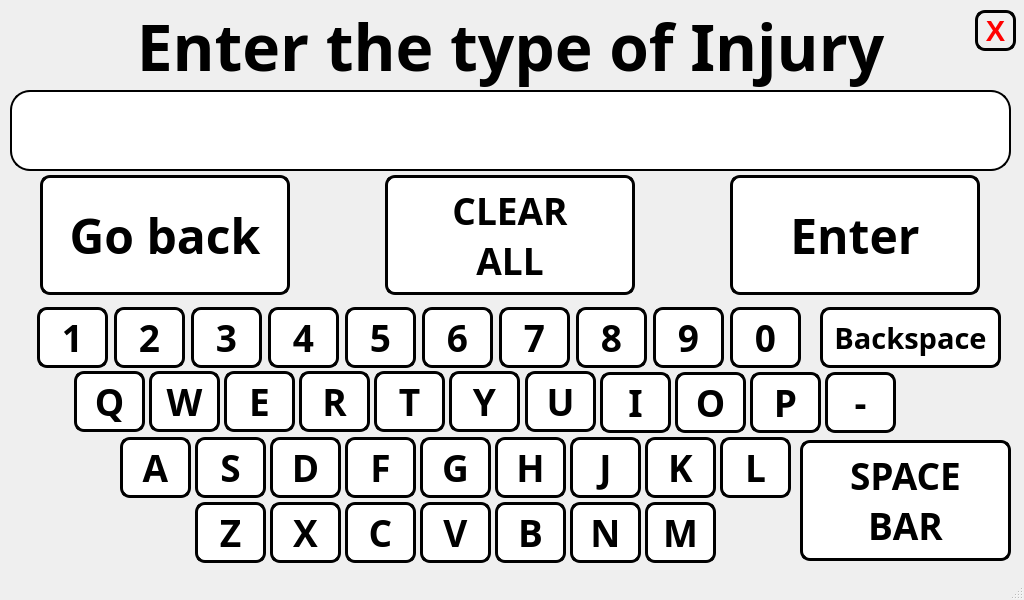
<?xml version="1.0" encoding="UTF-8"?>
<ui version="4.0">
 <class>MainWindow</class>
 <widget class="QMainWindow" name="MainWindow">
  <property name="geometry">
   <rect>
    <x>0</x>
    <y>0</y>
    <width>1024</width>
    <height>600</height>
   </rect>
  </property>
  <property name="minimumSize">
   <size>
    <width>1024</width>
    <height>600</height>
   </size>
  </property>
  <property name="maximumSize">
   <size>
    <width>1024</width>
    <height>600</height>
   </size>
  </property>
  <property name="windowTitle">
   <string>Search Injury</string>
  </property>
  <widget class="QWidget" name="centralwidget">
   <widget class="QLabel" name="TITLE">
    <property name="geometry">
     <rect>
      <x>0</x>
      <y>0</y>
      <width>1021</width>
      <height>91</height>
     </rect>
    </property>
    <property name="font">
     <font>
      <family>Unispace</family>
      <pointsize>48</pointsize>
      <weight>75</weight>
      <bold>true</bold>
     </font>
    </property>
    <property name="text">
     <string>Enter the type of Injury</string>
    </property>
    <property name="alignment">
     <set>Qt::AlignCenter</set>
    </property>
   </widget>
   <widget class="QLineEdit" name="typed_injury">
    <property name="geometry">
     <rect>
      <x>10</x>
      <y>90</y>
      <width>1001</width>
      <height>81</height>
     </rect>
    </property>
    <property name="font">
     <font>
      <pointsize>28</pointsize>
     </font>
    </property>
    <property name="styleSheet">
     <string notr="true">QLineEdit
{
  background-color: white;
color: black;
border-style: outset;
border-width: 2px;
border-radius:20px;
border-color: black;
}</string>
    </property>
   </widget>
   <widget class="QPushButton" name="enter_button">
    <property name="geometry">
     <rect>
      <x>730</x>
      <y>175</y>
      <width>250</width>
      <height>120</height>
     </rect>
    </property>
    <property name="minimumSize">
     <size>
      <width>250</width>
      <height>120</height>
     </size>
    </property>
    <property name="maximumSize">
     <size>
      <width>250</width>
      <height>120</height>
     </size>
    </property>
    <property name="font">
     <font>
      <family>Unispace</family>
      <pointsize>36</pointsize>
      <weight>75</weight>
      <bold>true</bold>
     </font>
    </property>
    <property name="styleSheet">
     <string notr="true">QPushButton:hover:!pressed
{
  background-color: rgb(195,30,60);
}

QPushButton
{
  background-color: white;
color: black;
border-style: outset;
border-width: 3px;
border-radius:10px;
border-color: black;
}</string>
    </property>
    <property name="text">
     <string>Enter</string>
    </property>
   </widget>
   <widget class="QPushButton" name="enter_injury_go_back_button">
    <property name="geometry">
     <rect>
      <x>40</x>
      <y>175</y>
      <width>250</width>
      <height>120</height>
     </rect>
    </property>
    <property name="minimumSize">
     <size>
      <width>250</width>
      <height>120</height>
     </size>
    </property>
    <property name="maximumSize">
     <size>
      <width>250</width>
      <height>120</height>
     </size>
    </property>
    <property name="font">
     <font>
      <family>Unispace</family>
      <pointsize>36</pointsize>
      <weight>75</weight>
      <bold>true</bold>
     </font>
    </property>
    <property name="styleSheet">
     <string notr="true">QPushButton:hover:!pressed
{
  background-color: rgb(195,30,60);
}

QPushButton
{
  background-color: white;
color: black;
border-style: outset;
border-width: 3px;
border-radius:10px;
border-color: black;
}</string>
    </property>
    <property name="text">
     <string>Go back</string>
    </property>
   </widget>
   <widget class="QPushButton" name="text_clear">
    <property name="geometry">
     <rect>
      <x>385</x>
      <y>175</y>
      <width>250</width>
      <height>120</height>
     </rect>
    </property>
    <property name="minimumSize">
     <size>
      <width>250</width>
      <height>120</height>
     </size>
    </property>
    <property name="maximumSize">
     <size>
      <width>250</width>
      <height>120</height>
     </size>
    </property>
    <property name="font">
     <font>
      <family>Unispace</family>
      <pointsize>28</pointsize>
      <weight>75</weight>
      <bold>true</bold>
     </font>
    </property>
    <property name="styleSheet">
     <string notr="true">QPushButton:hover:!pressed
{
  background-color: rgb(195,30,60);
}

QPushButton
{
  background-color: white;
color: black;
border-style: outset;
border-width: 3px;
border-radius:10px;
border-color: black;
}</string>
    </property>
    <property name="text">
     <string>CLEAR
ALL</string>
    </property>
   </widget>
   <widget class="QPushButton" name="number_1">
    <property name="geometry">
     <rect>
      <x>37</x>
      <y>307</y>
      <width>71</width>
      <height>61</height>
     </rect>
    </property>
    <property name="font">
     <font>
      <family>Unispace</family>
      <pointsize>28</pointsize>
      <weight>75</weight>
      <bold>true</bold>
     </font>
    </property>
    <property name="styleSheet">
     <string notr="true">QPushButton:hover:!pressed
{
  background-color: rgb(195,30,60);
}

QPushButton
{
  background-color: white;
color: black;
border-style: outset;
border-width: 3px;
border-radius:10px;
border-color: black;
}</string>
    </property>
    <property name="text">
     <string>1</string>
    </property>
   </widget>
   <widget class="QPushButton" name="number_2">
    <property name="geometry">
     <rect>
      <x>114</x>
      <y>307</y>
      <width>71</width>
      <height>61</height>
     </rect>
    </property>
    <property name="font">
     <font>
      <family>Unispace</family>
      <pointsize>28</pointsize>
      <weight>75</weight>
      <bold>true</bold>
     </font>
    </property>
    <property name="styleSheet">
     <string notr="true">QPushButton:hover:!pressed
{
  background-color: rgb(195,30,60);
}

QPushButton
{
  background-color: white;
color: black;
border-style: outset;
border-width: 3px;
border-radius:10px;
border-color: black;
}</string>
    </property>
    <property name="text">
     <string>2</string>
    </property>
   </widget>
   <widget class="QPushButton" name="number_3">
    <property name="geometry">
     <rect>
      <x>191</x>
      <y>307</y>
      <width>71</width>
      <height>61</height>
     </rect>
    </property>
    <property name="font">
     <font>
      <family>Unispace</family>
      <pointsize>28</pointsize>
      <weight>75</weight>
      <bold>true</bold>
     </font>
    </property>
    <property name="styleSheet">
     <string notr="true">QPushButton:hover:!pressed
{
  background-color: rgb(195,30,60);
}

QPushButton
{
  background-color: white;
color: black;
border-style: outset;
border-width: 3px;
border-radius:10px;
border-color: black;
}</string>
    </property>
    <property name="text">
     <string>3</string>
    </property>
   </widget>
   <widget class="QPushButton" name="number_4">
    <property name="geometry">
     <rect>
      <x>268</x>
      <y>307</y>
      <width>71</width>
      <height>61</height>
     </rect>
    </property>
    <property name="font">
     <font>
      <family>Unispace</family>
      <pointsize>28</pointsize>
      <weight>75</weight>
      <bold>true</bold>
     </font>
    </property>
    <property name="styleSheet">
     <string notr="true">QPushButton:hover:!pressed
{
  background-color: rgb(195,30,60);
}

QPushButton
{
  background-color: white;
color: black;
border-style: outset;
border-width: 3px;
border-radius:10px;
border-color: black;
}</string>
    </property>
    <property name="text">
     <string>4</string>
    </property>
   </widget>
   <widget class="QPushButton" name="number_5">
    <property name="geometry">
     <rect>
      <x>345</x>
      <y>307</y>
      <width>71</width>
      <height>61</height>
     </rect>
    </property>
    <property name="font">
     <font>
      <family>Unispace</family>
      <pointsize>28</pointsize>
      <weight>75</weight>
      <bold>true</bold>
     </font>
    </property>
    <property name="styleSheet">
     <string notr="true">QPushButton:hover:!pressed
{
  background-color: rgb(195,30,60);
}

QPushButton
{
  background-color: white;
color: black;
border-style: outset;
border-width: 3px;
border-radius:10px;
border-color: black;
}</string>
    </property>
    <property name="text">
     <string>5</string>
    </property>
   </widget>
   <widget class="QPushButton" name="number_6">
    <property name="geometry">
     <rect>
      <x>422</x>
      <y>307</y>
      <width>71</width>
      <height>61</height>
     </rect>
    </property>
    <property name="font">
     <font>
      <family>Unispace</family>
      <pointsize>28</pointsize>
      <weight>75</weight>
      <bold>true</bold>
     </font>
    </property>
    <property name="styleSheet">
     <string notr="true">QPushButton:hover:!pressed
{
  background-color: rgb(195,30,60);
}

QPushButton
{
  background-color: white;
color: black;
border-style: outset;
border-width: 3px;
border-radius:10px;
border-color: black;
}</string>
    </property>
    <property name="text">
     <string>6</string>
    </property>
   </widget>
   <widget class="QPushButton" name="number_7">
    <property name="geometry">
     <rect>
      <x>499</x>
      <y>307</y>
      <width>71</width>
      <height>61</height>
     </rect>
    </property>
    <property name="font">
     <font>
      <family>Unispace</family>
      <pointsize>28</pointsize>
      <weight>75</weight>
      <bold>true</bold>
     </font>
    </property>
    <property name="styleSheet">
     <string notr="true">QPushButton:hover:!pressed
{
  background-color: rgb(195,30,60);
}

QPushButton
{
  background-color: white;
color: black;
border-style: outset;
border-width: 3px;
border-radius:10px;
border-color: black;
}</string>
    </property>
    <property name="text">
     <string>7</string>
    </property>
   </widget>
   <widget class="QPushButton" name="number_8">
    <property name="geometry">
     <rect>
      <x>576</x>
      <y>307</y>
      <width>71</width>
      <height>61</height>
     </rect>
    </property>
    <property name="font">
     <font>
      <family>Unispace</family>
      <pointsize>28</pointsize>
      <weight>75</weight>
      <bold>true</bold>
     </font>
    </property>
    <property name="styleSheet">
     <string notr="true">QPushButton:hover:!pressed
{
  background-color: rgb(195,30,60);
}

QPushButton
{
  background-color: white;
color: black;
border-style: outset;
border-width: 3px;
border-radius:10px;
border-color: black;
}</string>
    </property>
    <property name="text">
     <string>8</string>
    </property>
   </widget>
   <widget class="QPushButton" name="number_9">
    <property name="geometry">
     <rect>
      <x>653</x>
      <y>307</y>
      <width>71</width>
      <height>61</height>
     </rect>
    </property>
    <property name="font">
     <font>
      <family>Unispace</family>
      <pointsize>28</pointsize>
      <weight>75</weight>
      <bold>true</bold>
     </font>
    </property>
    <property name="styleSheet">
     <string notr="true">QPushButton:hover:!pressed
{
  background-color: rgb(195,30,60);
}

QPushButton
{
  background-color: white;
color: black;
border-style: outset;
border-width: 3px;
border-radius:10px;
border-color: black;
}</string>
    </property>
    <property name="text">
     <string>9</string>
    </property>
   </widget>
   <widget class="QPushButton" name="number_0">
    <property name="geometry">
     <rect>
      <x>730</x>
      <y>307</y>
      <width>71</width>
      <height>61</height>
     </rect>
    </property>
    <property name="font">
     <font>
      <family>Unispace</family>
      <pointsize>28</pointsize>
      <weight>75</weight>
      <bold>true</bold>
     </font>
    </property>
    <property name="styleSheet">
     <string notr="true">QPushButton:hover:!pressed
{
  background-color: rgb(195,30,60);
}

QPushButton
{
  background-color: white;
color: black;
border-style: outset;
border-width: 3px;
border-radius:10px;
border-color: black;
}</string>
    </property>
    <property name="text">
     <string>0</string>
    </property>
   </widget>
   <widget class="QPushButton" name="hypen_button">
    <property name="geometry">
     <rect>
      <x>825</x>
      <y>372</y>
      <width>71</width>
      <height>61</height>
     </rect>
    </property>
    <property name="font">
     <font>
      <family>Unispace</family>
      <pointsize>28</pointsize>
      <weight>75</weight>
      <bold>true</bold>
     </font>
    </property>
    <property name="styleSheet">
     <string notr="true">QPushButton:hover:!pressed
{
  background-color: rgb(195,30,60);
}

QPushButton
{
  background-color: white;
color: black;
border-style: outset;
border-width: 3px;
border-radius:10px;
border-color: black;
}</string>
    </property>
    <property name="text">
     <string>-</string>
    </property>
   </widget>
   <widget class="QPushButton" name="q_button">
    <property name="geometry">
     <rect>
      <x>74</x>
      <y>371</y>
      <width>71</width>
      <height>61</height>
     </rect>
    </property>
    <property name="font">
     <font>
      <family>Unispace</family>
      <pointsize>28</pointsize>
      <weight>75</weight>
      <bold>true</bold>
     </font>
    </property>
    <property name="styleSheet">
     <string notr="true">QPushButton:hover:!pressed
{
  background-color: rgb(195,30,60);
}

QPushButton
{
  background-color: white;
color: black;
border-style: outset;
border-width: 3px;
border-radius:10px;
border-color: black;
}</string>
    </property>
    <property name="text">
     <string>Q</string>
    </property>
   </widget>
   <widget class="QPushButton" name="a_button">
    <property name="geometry">
     <rect>
      <x>120</x>
      <y>437</y>
      <width>71</width>
      <height>61</height>
     </rect>
    </property>
    <property name="font">
     <font>
      <family>Unispace</family>
      <pointsize>28</pointsize>
      <weight>75</weight>
      <bold>true</bold>
     </font>
    </property>
    <property name="styleSheet">
     <string notr="true">QPushButton:hover:!pressed
{
  background-color: rgb(195,30,60);
}

QPushButton
{
  background-color: white;
color: black;
border-style: outset;
border-width: 3px;
border-radius:10px;
border-color: black;
}</string>
    </property>
    <property name="text">
     <string>A</string>
    </property>
   </widget>
   <widget class="QPushButton" name="s_button">
    <property name="geometry">
     <rect>
      <x>195</x>
      <y>437</y>
      <width>71</width>
      <height>61</height>
     </rect>
    </property>
    <property name="font">
     <font>
      <family>Unispace</family>
      <pointsize>28</pointsize>
      <weight>75</weight>
      <bold>true</bold>
     </font>
    </property>
    <property name="styleSheet">
     <string notr="true">QPushButton:hover:!pressed
{
  background-color: rgb(195,30,60);
}

QPushButton
{
  background-color: white;
color: black;
border-style: outset;
border-width: 3px;
border-radius:10px;
border-color: black;
}</string>
    </property>
    <property name="text">
     <string>S</string>
    </property>
   </widget>
   <widget class="QPushButton" name="backspace_button">
    <property name="geometry">
     <rect>
      <x>820</x>
      <y>307</y>
      <width>181</width>
      <height>61</height>
     </rect>
    </property>
    <property name="font">
     <font>
      <family>Unispace</family>
      <pointsize>22</pointsize>
      <weight>75</weight>
      <bold>true</bold>
     </font>
    </property>
    <property name="styleSheet">
     <string notr="true">QPushButton:hover:!pressed
{
  background-color: rgb(195,30,60);
}

QPushButton
{
  background-color: white;
color: black;
border-style: outset;
border-width: 3px;
border-radius:10px;
border-color: black;
}</string>
    </property>
    <property name="text">
     <string>Backspace</string>
    </property>
   </widget>
   <widget class="QPushButton" name="w_button">
    <property name="geometry">
     <rect>
      <x>149</x>
      <y>371</y>
      <width>71</width>
      <height>61</height>
     </rect>
    </property>
    <property name="font">
     <font>
      <family>Unispace</family>
      <pointsize>28</pointsize>
      <weight>75</weight>
      <bold>true</bold>
     </font>
    </property>
    <property name="styleSheet">
     <string notr="true">QPushButton:hover:!pressed
{
  background-color: rgb(195,30,60);
}

QPushButton
{
  background-color: white;
color: black;
border-style: outset;
border-width: 3px;
border-radius:10px;
border-color: black;
}</string>
    </property>
    <property name="text">
     <string>W</string>
    </property>
   </widget>
   <widget class="QPushButton" name="e_button">
    <property name="geometry">
     <rect>
      <x>224</x>
      <y>371</y>
      <width>71</width>
      <height>61</height>
     </rect>
    </property>
    <property name="font">
     <font>
      <family>Unispace</family>
      <pointsize>28</pointsize>
      <weight>75</weight>
      <bold>true</bold>
     </font>
    </property>
    <property name="styleSheet">
     <string notr="true">QPushButton:hover:!pressed
{
  background-color: rgb(195,30,60);
}

QPushButton
{
  background-color: white;
color: black;
border-style: outset;
border-width: 3px;
border-radius:10px;
border-color: black;
}</string>
    </property>
    <property name="text">
     <string>E</string>
    </property>
   </widget>
   <widget class="QPushButton" name="r_button">
    <property name="geometry">
     <rect>
      <x>299</x>
      <y>371</y>
      <width>71</width>
      <height>61</height>
     </rect>
    </property>
    <property name="font">
     <font>
      <family>Unispace</family>
      <pointsize>28</pointsize>
      <weight>75</weight>
      <bold>true</bold>
     </font>
    </property>
    <property name="styleSheet">
     <string notr="true">QPushButton:hover:!pressed
{
  background-color: rgb(195,30,60);
}

QPushButton
{
  background-color: white;
color: black;
border-style: outset;
border-width: 3px;
border-radius:10px;
border-color: black;
}</string>
    </property>
    <property name="text">
     <string>R</string>
    </property>
   </widget>
   <widget class="QPushButton" name="t_button">
    <property name="geometry">
     <rect>
      <x>374</x>
      <y>371</y>
      <width>71</width>
      <height>61</height>
     </rect>
    </property>
    <property name="font">
     <font>
      <family>Unispace</family>
      <pointsize>28</pointsize>
      <weight>75</weight>
      <bold>true</bold>
     </font>
    </property>
    <property name="styleSheet">
     <string notr="true">QPushButton:hover:!pressed
{
  background-color: rgb(195,30,60);
}

QPushButton
{
  background-color: white;
color: black;
border-style: outset;
border-width: 3px;
border-radius:10px;
border-color: black;
}</string>
    </property>
    <property name="text">
     <string>T</string>
    </property>
   </widget>
   <widget class="QPushButton" name="y_button">
    <property name="geometry">
     <rect>
      <x>449</x>
      <y>371</y>
      <width>71</width>
      <height>61</height>
     </rect>
    </property>
    <property name="font">
     <font>
      <family>Unispace</family>
      <pointsize>28</pointsize>
      <weight>75</weight>
      <bold>true</bold>
     </font>
    </property>
    <property name="styleSheet">
     <string notr="true">QPushButton:hover:!pressed
{
  background-color: rgb(195,30,60);
}

QPushButton
{
  background-color: white;
color: black;
border-style: outset;
border-width: 3px;
border-radius:10px;
border-color: black;
}</string>
    </property>
    <property name="text">
     <string>Y</string>
    </property>
   </widget>
   <widget class="QPushButton" name="u_button">
    <property name="geometry">
     <rect>
      <x>525</x>
      <y>371</y>
      <width>71</width>
      <height>61</height>
     </rect>
    </property>
    <property name="font">
     <font>
      <family>Unispace</family>
      <pointsize>28</pointsize>
      <weight>75</weight>
      <bold>true</bold>
     </font>
    </property>
    <property name="styleSheet">
     <string notr="true">QPushButton:hover:!pressed
{
  background-color: rgb(195,30,60);
}

QPushButton
{
  background-color: white;
color: black;
border-style: outset;
border-width: 3px;
border-radius:10px;
border-color: black;
}</string>
    </property>
    <property name="text">
     <string>U</string>
    </property>
   </widget>
   <widget class="QPushButton" name="i_button">
    <property name="geometry">
     <rect>
      <x>600</x>
      <y>372</y>
      <width>71</width>
      <height>61</height>
     </rect>
    </property>
    <property name="font">
     <font>
      <family>Unispace</family>
      <pointsize>28</pointsize>
      <weight>75</weight>
      <bold>true</bold>
     </font>
    </property>
    <property name="styleSheet">
     <string notr="true">QPushButton:hover:!pressed
{
  background-color: rgb(195,30,60);
}

QPushButton
{
  background-color: white;
color: black;
border-style: outset;
border-width: 3px;
border-radius:10px;
border-color: black;
}</string>
    </property>
    <property name="text">
     <string>I</string>
    </property>
   </widget>
   <widget class="QPushButton" name="o_button">
    <property name="geometry">
     <rect>
      <x>675</x>
      <y>372</y>
      <width>71</width>
      <height>61</height>
     </rect>
    </property>
    <property name="font">
     <font>
      <family>Unispace</family>
      <pointsize>28</pointsize>
      <weight>75</weight>
      <bold>true</bold>
     </font>
    </property>
    <property name="styleSheet">
     <string notr="true">QPushButton:hover:!pressed
{
  background-color: rgb(195,30,60);
}

QPushButton
{
  background-color: white;
color: black;
border-style: outset;
border-width: 3px;
border-radius:10px;
border-color: black;
}</string>
    </property>
    <property name="text">
     <string>O</string>
    </property>
   </widget>
   <widget class="QPushButton" name="p_button">
    <property name="geometry">
     <rect>
      <x>750</x>
      <y>372</y>
      <width>71</width>
      <height>61</height>
     </rect>
    </property>
    <property name="font">
     <font>
      <family>Unispace</family>
      <pointsize>28</pointsize>
      <weight>75</weight>
      <bold>true</bold>
     </font>
    </property>
    <property name="styleSheet">
     <string notr="true">QPushButton:hover:!pressed
{
  background-color: rgb(195,30,60);
}

QPushButton
{
  background-color: white;
color: black;
border-style: outset;
border-width: 3px;
border-radius:10px;
border-color: black;
}</string>
    </property>
    <property name="text">
     <string>P</string>
    </property>
   </widget>
   <widget class="QPushButton" name="d_button">
    <property name="geometry">
     <rect>
      <x>270</x>
      <y>437</y>
      <width>71</width>
      <height>61</height>
     </rect>
    </property>
    <property name="font">
     <font>
      <family>Unispace</family>
      <pointsize>28</pointsize>
      <weight>75</weight>
      <bold>true</bold>
     </font>
    </property>
    <property name="styleSheet">
     <string notr="true">QPushButton:hover:!pressed
{
  background-color: rgb(195,30,60);
}

QPushButton
{
  background-color: white;
color: black;
border-style: outset;
border-width: 3px;
border-radius:10px;
border-color: black;
}</string>
    </property>
    <property name="text">
     <string>D</string>
    </property>
   </widget>
   <widget class="QPushButton" name="f_button">
    <property name="geometry">
     <rect>
      <x>345</x>
      <y>437</y>
      <width>71</width>
      <height>61</height>
     </rect>
    </property>
    <property name="font">
     <font>
      <family>Unispace</family>
      <pointsize>28</pointsize>
      <weight>75</weight>
      <bold>true</bold>
     </font>
    </property>
    <property name="styleSheet">
     <string notr="true">QPushButton:hover:!pressed
{
  background-color: rgb(195,30,60);
}

QPushButton
{
  background-color: white;
color: black;
border-style: outset;
border-width: 3px;
border-radius:10px;
border-color: black;
}</string>
    </property>
    <property name="text">
     <string>F</string>
    </property>
   </widget>
   <widget class="QPushButton" name="g_button">
    <property name="geometry">
     <rect>
      <x>420</x>
      <y>437</y>
      <width>71</width>
      <height>61</height>
     </rect>
    </property>
    <property name="font">
     <font>
      <family>Unispace</family>
      <pointsize>28</pointsize>
      <weight>75</weight>
      <bold>true</bold>
     </font>
    </property>
    <property name="styleSheet">
     <string notr="true">QPushButton:hover:!pressed
{
  background-color: rgb(195,30,60);
}

QPushButton
{
  background-color: white;
color: black;
border-style: outset;
border-width: 3px;
border-radius:10px;
border-color: black;
}</string>
    </property>
    <property name="text">
     <string>G</string>
    </property>
   </widget>
   <widget class="QPushButton" name="h_button">
    <property name="geometry">
     <rect>
      <x>495</x>
      <y>437</y>
      <width>71</width>
      <height>61</height>
     </rect>
    </property>
    <property name="font">
     <font>
      <family>Unispace</family>
      <pointsize>28</pointsize>
      <weight>75</weight>
      <bold>true</bold>
     </font>
    </property>
    <property name="styleSheet">
     <string notr="true">QPushButton:hover:!pressed
{
  background-color: rgb(195,30,60);
}

QPushButton
{
  background-color: white;
color: black;
border-style: outset;
border-width: 3px;
border-radius:10px;
border-color: black;
}</string>
    </property>
    <property name="text">
     <string>H</string>
    </property>
   </widget>
   <widget class="QPushButton" name="j_button">
    <property name="geometry">
     <rect>
      <x>570</x>
      <y>437</y>
      <width>71</width>
      <height>61</height>
     </rect>
    </property>
    <property name="font">
     <font>
      <family>Unispace</family>
      <pointsize>28</pointsize>
      <weight>75</weight>
      <bold>true</bold>
     </font>
    </property>
    <property name="styleSheet">
     <string notr="true">QPushButton:hover:!pressed
{
  background-color: rgb(195,30,60);
}

QPushButton
{
  background-color: white;
color: black;
border-style: outset;
border-width: 3px;
border-radius:10px;
border-color: black;
}</string>
    </property>
    <property name="text">
     <string>J</string>
    </property>
   </widget>
   <widget class="QPushButton" name="k_button">
    <property name="geometry">
     <rect>
      <x>645</x>
      <y>437</y>
      <width>71</width>
      <height>61</height>
     </rect>
    </property>
    <property name="font">
     <font>
      <family>Unispace</family>
      <pointsize>28</pointsize>
      <weight>75</weight>
      <bold>true</bold>
     </font>
    </property>
    <property name="styleSheet">
     <string notr="true">QPushButton:hover:!pressed
{
  background-color: rgb(195,30,60);
}

QPushButton
{
  background-color: white;
color: black;
border-style: outset;
border-width: 3px;
border-radius:10px;
border-color: black;
}</string>
    </property>
    <property name="text">
     <string>K</string>
    </property>
   </widget>
   <widget class="QPushButton" name="l_button">
    <property name="geometry">
     <rect>
      <x>720</x>
      <y>437</y>
      <width>71</width>
      <height>61</height>
     </rect>
    </property>
    <property name="font">
     <font>
      <family>Unispace</family>
      <pointsize>28</pointsize>
      <weight>75</weight>
      <bold>true</bold>
     </font>
    </property>
    <property name="styleSheet">
     <string notr="true">QPushButton:hover:!pressed
{
  background-color: rgb(195,30,60);
}

QPushButton
{
  background-color: white;
color: black;
border-style: outset;
border-width: 3px;
border-radius:10px;
border-color: black;
}</string>
    </property>
    <property name="text">
     <string>L</string>
    </property>
   </widget>
   <widget class="QPushButton" name="b_button">
    <property name="geometry">
     <rect>
      <x>495</x>
      <y>502</y>
      <width>71</width>
      <height>61</height>
     </rect>
    </property>
    <property name="font">
     <font>
      <family>Unispace</family>
      <pointsize>28</pointsize>
      <weight>75</weight>
      <bold>true</bold>
     </font>
    </property>
    <property name="styleSheet">
     <string notr="true">QPushButton:hover:!pressed
{
  background-color: rgb(195,30,60);
}

QPushButton
{
  background-color: white;
color: black;
border-style: outset;
border-width: 3px;
border-radius:10px;
border-color: black;
}</string>
    </property>
    <property name="text">
     <string>B</string>
    </property>
   </widget>
   <widget class="QPushButton" name="z_button">
    <property name="geometry">
     <rect>
      <x>195</x>
      <y>502</y>
      <width>71</width>
      <height>61</height>
     </rect>
    </property>
    <property name="font">
     <font>
      <family>Unispace</family>
      <pointsize>28</pointsize>
      <weight>75</weight>
      <bold>true</bold>
     </font>
    </property>
    <property name="styleSheet">
     <string notr="true">QPushButton:hover:!pressed
{
  background-color: rgb(195,30,60);
}

QPushButton
{
  background-color: white;
color: black;
border-style: outset;
border-width: 3px;
border-radius:10px;
border-color: black;
}</string>
    </property>
    <property name="text">
     <string>Z</string>
    </property>
   </widget>
   <widget class="QPushButton" name="m_button">
    <property name="geometry">
     <rect>
      <x>645</x>
      <y>502</y>
      <width>71</width>
      <height>61</height>
     </rect>
    </property>
    <property name="font">
     <font>
      <family>Unispace</family>
      <pointsize>28</pointsize>
      <weight>75</weight>
      <bold>true</bold>
     </font>
    </property>
    <property name="styleSheet">
     <string notr="true">QPushButton:hover:!pressed
{
  background-color: rgb(195,30,60);
}

QPushButton
{
  background-color: white;
color: black;
border-style: outset;
border-width: 3px;
border-radius:10px;
border-color: black;
}</string>
    </property>
    <property name="text">
     <string>M</string>
    </property>
   </widget>
   <widget class="QPushButton" name="c_button">
    <property name="geometry">
     <rect>
      <x>345</x>
      <y>502</y>
      <width>71</width>
      <height>61</height>
     </rect>
    </property>
    <property name="font">
     <font>
      <family>Unispace</family>
      <pointsize>28</pointsize>
      <weight>75</weight>
      <bold>true</bold>
     </font>
    </property>
    <property name="styleSheet">
     <string notr="true">QPushButton:hover:!pressed
{
  background-color: rgb(195,30,60);
}

QPushButton
{
  background-color: white;
color: black;
border-style: outset;
border-width: 3px;
border-radius:10px;
border-color: black;
}</string>
    </property>
    <property name="text">
     <string>C</string>
    </property>
   </widget>
   <widget class="QPushButton" name="n_button">
    <property name="geometry">
     <rect>
      <x>570</x>
      <y>502</y>
      <width>71</width>
      <height>61</height>
     </rect>
    </property>
    <property name="font">
     <font>
      <family>Unispace</family>
      <pointsize>28</pointsize>
      <weight>75</weight>
      <bold>true</bold>
     </font>
    </property>
    <property name="styleSheet">
     <string notr="true">QPushButton:hover:!pressed
{
  background-color: rgb(195,30,60);
}

QPushButton
{
  background-color: white;
color: black;
border-style: outset;
border-width: 3px;
border-radius:10px;
border-color: black;
}</string>
    </property>
    <property name="text">
     <string>N</string>
    </property>
   </widget>
   <widget class="QPushButton" name="v_button">
    <property name="geometry">
     <rect>
      <x>420</x>
      <y>502</y>
      <width>71</width>
      <height>61</height>
     </rect>
    </property>
    <property name="font">
     <font>
      <family>Unispace</family>
      <pointsize>28</pointsize>
      <weight>75</weight>
      <bold>true</bold>
     </font>
    </property>
    <property name="styleSheet">
     <string notr="true">QPushButton:hover:!pressed
{
  background-color: rgb(195,30,60);
}

QPushButton
{
  background-color: white;
color: black;
border-style: outset;
border-width: 3px;
border-radius:10px;
border-color: black;
}</string>
    </property>
    <property name="text">
     <string>V</string>
    </property>
   </widget>
   <widget class="QPushButton" name="x_button">
    <property name="geometry">
     <rect>
      <x>270</x>
      <y>502</y>
      <width>71</width>
      <height>61</height>
     </rect>
    </property>
    <property name="font">
     <font>
      <family>Unispace</family>
      <pointsize>28</pointsize>
      <weight>75</weight>
      <bold>true</bold>
     </font>
    </property>
    <property name="styleSheet">
     <string notr="true">QPushButton:hover:!pressed
{
  background-color: rgb(195,30,60);
}

QPushButton
{
  background-color: white;
color: black;
border-style: outset;
border-width: 3px;
border-radius:10px;
border-color: black;
}</string>
    </property>
    <property name="text">
     <string>X</string>
    </property>
   </widget>
   <widget class="QPushButton" name="spacebar_button">
    <property name="geometry">
     <rect>
      <x>800</x>
      <y>440</y>
      <width>211</width>
      <height>121</height>
     </rect>
    </property>
    <property name="font">
     <font>
      <family>Unispace</family>
      <pointsize>28</pointsize>
      <weight>75</weight>
      <bold>true</bold>
     </font>
    </property>
    <property name="styleSheet">
     <string notr="true">QPushButton:hover:!pressed
{
  background-color: rgb(195,30,60);
}

QPushButton
{
  background-color: white;
color: black;
border-style: outset;
border-width: 3px;
border-radius:10px;
border-color: black;
}</string>
    </property>
    <property name="text">
     <string>SPACE
BAR</string>
    </property>
   </widget>
   <widget class="QLabel" name="label">
    <property name="geometry">
     <rect>
      <x>0</x>
      <y>0</y>
      <width>1024</width>
      <height>600</height>
     </rect>
    </property>
    <property name="minimumSize">
     <size>
      <width>1024</width>
      <height>600</height>
     </size>
    </property>
    <property name="maximumSize">
     <size>
      <width>1024</width>
      <height>600</height>
     </size>
    </property>
    <property name="text">
     <string/>
    </property>
    <property name="pixmap">
     <pixmap>pictures/program_pictures/main_wallpaper.png</pixmap>
    </property>
   </widget>
   <widget class="QPushButton" name="close_button">
    <property name="geometry">
     <rect>
      <x>975</x>
      <y>10</y>
      <width>41</width>
      <height>41</height>
     </rect>
    </property>
    <property name="font">
     <font>
      <pointsize>22</pointsize>
      <weight>75</weight>
      <bold>true</bold>
     </font>
    </property>
    <property name="styleSheet">
     <string notr="true">QPushButton:hover:!pressed
{
  background-color: rgb(195,30,60);
}

QPushButton
{

color: red;
border-style: outset;
border-width: 3px;
border-radius:10px;
border-color: black;
}
</string>
    </property>
    <property name="text">
     <string>X</string>
    </property>
   </widget>
   <zorder>label</zorder>
   <zorder>TITLE</zorder>
   <zorder>typed_injury</zorder>
   <zorder>enter_button</zorder>
   <zorder>enter_injury_go_back_button</zorder>
   <zorder>text_clear</zorder>
   <zorder>number_1</zorder>
   <zorder>number_2</zorder>
   <zorder>number_3</zorder>
   <zorder>number_4</zorder>
   <zorder>number_5</zorder>
   <zorder>number_6</zorder>
   <zorder>number_7</zorder>
   <zorder>number_8</zorder>
   <zorder>number_9</zorder>
   <zorder>number_0</zorder>
   <zorder>hypen_button</zorder>
   <zorder>q_button</zorder>
   <zorder>a_button</zorder>
   <zorder>s_button</zorder>
   <zorder>backspace_button</zorder>
   <zorder>w_button</zorder>
   <zorder>e_button</zorder>
   <zorder>r_button</zorder>
   <zorder>t_button</zorder>
   <zorder>y_button</zorder>
   <zorder>u_button</zorder>
   <zorder>i_button</zorder>
   <zorder>o_button</zorder>
   <zorder>p_button</zorder>
   <zorder>d_button</zorder>
   <zorder>f_button</zorder>
   <zorder>g_button</zorder>
   <zorder>h_button</zorder>
   <zorder>j_button</zorder>
   <zorder>k_button</zorder>
   <zorder>l_button</zorder>
   <zorder>b_button</zorder>
   <zorder>z_button</zorder>
   <zorder>m_button</zorder>
   <zorder>c_button</zorder>
   <zorder>n_button</zorder>
   <zorder>v_button</zorder>
   <zorder>x_button</zorder>
   <zorder>spacebar_button</zorder>
   <zorder>close_button</zorder>
  </widget>
  <widget class="QStatusBar" name="statusbar"/>
 </widget>
 <resources/>
 <connections/>
</ui>
